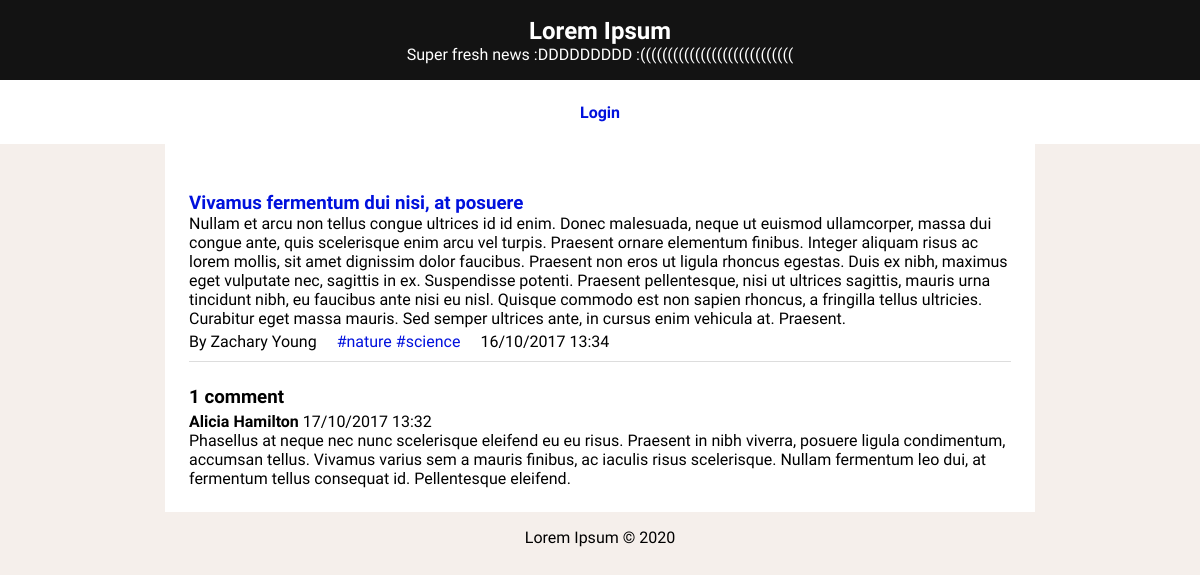
The app's page /exercise3/news_item.php?id=3, older data.
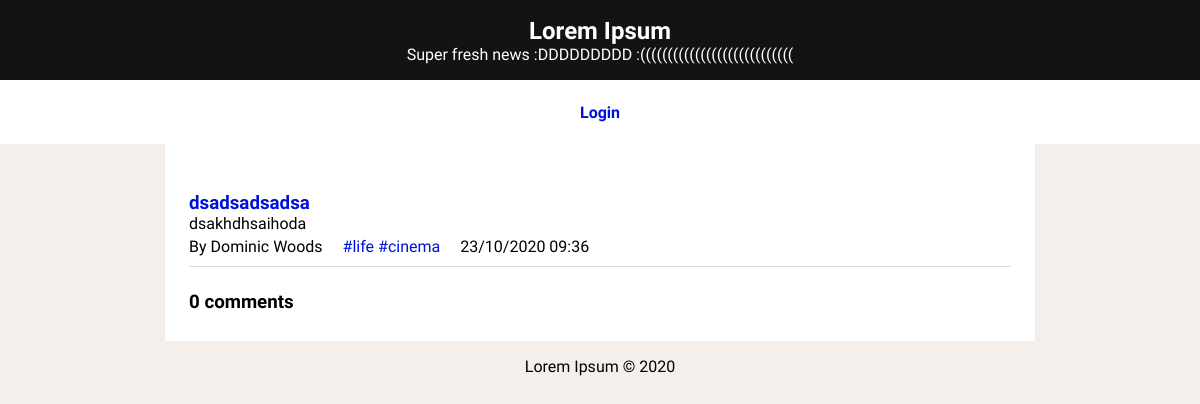
The same page, newer data.
### tables this page shows
CREATE TABLE news (
  id INTEGER PRIMARY KEY,
  title VARCHAR,
  published INTEGER, -- date when the article was published in epoch format
  tags VARCHAR, -- comma separated tags
  username VARCHAR REFERENCES users, -- who wrote the article
  introduction VARCHAR,
  fulltext VARCHAR
);

CREATE TABLE users (
  username VARCHAR PRIMARY KEY,
  password VARCHAR,
  name VARCHAR
);

CREATE TABLE comments (
  id INTEGER PRIMARY KEY,
  news_id INTEGER REFERENCES news,
  username VARCHAR REFERENCES users,
  published INTEGER, -- date when news item was published in epoch format
  text VARCHAR
);

### exercise3/news_item.php (called while the page is built, shortened)
<?php
    include_once('database/connection.php');
    include_once('database/news.php');
    include_once('database/comments.php');
    if (isset($_GET['id']) && !empty($_GET['id'])) {
        $article = getNew($_GET['id']);
        $comments = getComments($_GET['id']);
        $comments_string = '';
    }
    include('templates/common/header.php');
    include('templates/news/news_item.php');
    include('templates/common/footer.php');
?>

### exercise3/database/comments.php (called while the page is built, shortened)
<?php
    function getComments($id)
    {
        global $db;
        $stmt = $db->prepare('SELECT * FROM comments JOIN users USING (username) WHERE news_id = ?');
        $stmt->execute(array($id));
        return $stmt->fetchAll();
    }

### exercise3/database/news.php (called while the page is built, shortened)
<?php
    include_once('comments.php');
    function getNew($id)
    {
        global $db;
        $stmt = $db->prepare('SELECT * FROM news JOIN users USING (username) WHERE id = ?');
        $stmt->execute(array($id));
        return $stmt->fetch();
    }

### exercise3/templates/news/news_item.php (the view, shortened to what this page needs)
<section id="news">
    <?php
        if (isset($comments) && $comments != null) {
            foreach ($comments as $comment) {
                $published = date("d/m/Y H:i", substr($comment['published'], 0, 10));
                $comments_string = $comments_string . "
                    <article class=\"comment\">
                        <span class=\"user\">{$comment['name']}</span>
                        <span class=\"date\">$published<span>
                        <p>
                            {$comment['text']}
                        </p>
                    </article>
                ";
            }
        }
        if (!isset($article) || $article == null) {
            echo "Could not found a new with that id...";
        } else {
            $author = $article['name'];
            $published = date("d/m/Y H:i", substr($article['published'], 0, 10));
            $tags_raw = explode(',', $article['tags']);
            $tags = "";
            foreach ($tags_raw as $tag) {
                $tags = $tags . "<a href=\"?tag=$tag\">#$tag</a>";
            }
            echo "
                <article class=\"new-item\">
                    <header>
                        <h1>
                            <a href=\"#\">{$article['title']}</a>
                        </h1>
                    </header>
                    <p>
                        {$article['fulltext']}
                    </p>
                    <footer>
                        <span class=\"author\">$author</span>
                        <span class=\"tags\">
                            $tags
                        </span>
                        <span class=\"date\">$published</span>
                    </footer>
                </article>
            ";
            echo "
                <section id=\"comments\">
                    <h1>" . count($comments) . (count($comments) != 1 ? " comments" : " comment") . "</h1>" .
                        $comments_string
                    . "
                </section>
            ";
        }
    ?>
</section>

Row changes from the older to the newer data that the page shows:
removed comments: username.name "Alicia Hamilton", published "17/10/2017 13:32", text "Phasellus at neque nec nunc scelerisque eleifend eu eu risus. Praesent in nibh viverra, posuere ligula condimentum, accumsan tellus. Vivamus varius sem a mauris finibus, ac iaculis risus scelerisque. Nullam fermentum leo dui, at fermentum tellus consequat id. Pellentesque eleifend."
changed news: title "Vivamus fermentum dui nisi, at posuere" → "dsadsadsadsa"; fulltext "Nullam et arcu non tellus congue ultrices id id enim. Donec malesuada, neque ut euismod ullamcorper, massa dui congue ante, quis scelerisque enim arcu vel turpis. Praesent ornare elementum finibus. Integer aliquam risus ac lorem mollis, sit amet dignissim dolor faucibus. Praesent non eros ut ligula rhoncus egestas. Duis ex nibh, maximus eget vulputate nec, sagittis in ex. Suspendisse potenti. Praesent pellentesque, nisi ut ultrices sagittis, mauris urna tincidunt nibh, eu faucibus ante nisi eu nisl. Quisque commodo est non sapien rhoncus, a fringilla tellus ultricies. Curabitur eget massa mauris. Sed semper ultrices ante, in cursus enim vehicula at. Praesent." → "dsakhdhsaihoda"; username.name "Zachary Young" → "Dominic Woods"; tags "nature science" → "life cinema"; published "16/10/2017 13:34" → "23/10/2020 09:36"
Text that changed along with them:
count($comments): "1" → "0"
text no longer shown: "comment"
text now shown: "comments"
